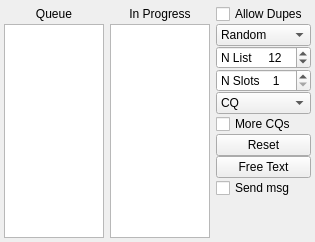
                  <widget class="QWidget" name="tab_3">
                  <attribute name="title">
                    <string>Advanced</string>
                   </attribute>
                   <layout class="QGridLayout" name="gridLayout_11" columnstretch="1">
                    <property name="leftMargin">
                     <number>4</number>
                    </property>
                    <property name="topMargin">
                     <number>4</number>
                    </property>
                    <property name="rightMargin">
                     <number>4</number>
                    </property>
                    <property name="bottomMargin">
                     <number>4</number>
                    </property>
                    <property name="horizontalSpacing">
                     <number>4</number>
                    </property>
                    <item row="0" column="0" rowspan="2">
                     <layout class="QGridLayout" name="gridLayout" columnstretch="2,2,1">
                      <property name="topMargin">
                       <number>0</number>
                      </property>
                      <property name="horizontalSpacing">
                       <number>6</number>
                      </property>
                      <item row="8" column="2">
                       <widget class="QCheckBox" name="cbSendMsg">
                        <property name="toolTip">
                         <string>&lt;html&gt;&lt;head/&gt;&lt;body&gt;&lt;p&gt;Transmit free text message at the next opportunity.&lt;/p&gt;&lt;/body&gt;&lt;/html&gt;</string>
                        </property>
                        <property name="text">
                         <string>Send msg</string>
                        </property>
                       </widget>
                      </item>
                      <item row="7" column="2">
                       <widget class="QPushButton" name="pbFreeText">
                        <property name="toolTip">
                         <string>&lt;html&gt;&lt;head/&gt;&lt;body&gt;&lt;p&gt;Enter a free text message.&lt;/p&gt;&lt;/body&gt;&lt;/html&gt;</string>
                        </property>
                        <property name="text">
                         <string>Free Text</string>
                        </property>
                       </widget>
                      </item>
                      <item row="4" column="2">
                       <widget class="QComboBox" name="comboBoxCQ">
                        <property name="toolTip">
                         <string>&lt;html&gt;&lt;head/&gt;&lt;body&gt;&lt;p&gt;Select a specific CQ message.&lt;/p&gt;&lt;/body&gt;&lt;/html&gt;</string>
                        </property>
                        <property name="currentText">
                         <string>CQ</string>
                        </property>
                        <item>
                         <property name="text">
                          <string>CQ</string>
                         </property>
                        </item>
                        <item>
                         <property name="text">
                          <string>CQ AF</string>
                         </property>
                        </item>
                        <item>
                         <property name="text">
                          <string>CQ AN</string>
                         </property>
                        </item>
                        <item>
                         <property name="text">
                          <string>CQ AS</string>
                         </property>
                        </item>
                        <item>
                         <property name="text">
                          <string>CQ EU</string>
                         </property>
                        </item>
                        <item>
                         <property name="text">
                          <string>CQ NA</string>
                         </property>
                        </item>
                        <item>
                         <property name="text">
                          <string>CQ OC</string>
                         </property>
                        </item>
                        <item>
                         <property name="text">
                          <string>CQ SA</string>
                         </property>
                        </item>
                        <item>
                         <property name="text">
                          <string>CQ 0</string>
                         </property>
                        </item>
                        <item>
                         <property name="text">
                          <string>CQ 1</string>
                         </property>
                        </item>
                        <item>
                         <property name="text">
                          <string>CQ 2</string>
                         </property>
                        </item>
                        <item>
                         <property name="text">
                          <string>CQ 3</string>
                         </property>
                        </item>
                        <item>
                         <property name="text">
                          <string>CQ 4</string>
                         </property>
                        </item>
                        <item>
                         <property name="text">
                          <string>CQ 5</string>
                         </property>
                        </item>
                        <item>
                         <property name="text">
                          <string>CQ 6</string>
                         </property>
                        </item>
                        <item>
                         <property name="text">
                          <string>CQ 7</string>
                         </property>
                        </item>
                        <item>
                         <property name="text">
                          <string>CQ 8</string>
                         </property>
                        </item>
                        <item>
                         <property name="text">
                          <string>CQ 9</string>
                         </property>
                        </item>
                       </widget>
                      </item>
                      <item row="0" column="0">
                       <widget class="QLabel" name="label_queue">
                        <property name="font">
                         <font>
                          <pointsize>9</pointsize>
                         </font>
                        </property>
                        <property name="text">
                         <string>Queue</string>
                        </property>
                        <property name="alignment">
                         <set>Qt::AlignCenter</set>
                        </property>
                       </widget>
                      </item>
                      <item row="0" column="2">
                       <widget class="QCheckBox" name="cbWorkDupes">
                        <property name="text">
                         <string>Allow Dupes</string>
                        </property>
                       </widget>
                      </item>
                      <item row="6" column="2">
                       <widget class="QPushButton" name="pbFoxReset">
                        <property name="toolTip">
                         <string>&lt;html&gt;&lt;head/&gt;&lt;body&gt;&lt;p&gt;Clear all queues.&lt;/p&gt;&lt;/body&gt;&lt;/html&gt;</string>
                        </property>
                        <property name="text">
                         <string>Reset</string>
                        </property>
                       </widget>
                      </item>
                      <item row="2" column="2">
                       <widget class="QSpinBox" name="sbNlist">
                        <property name="sizePolicy">
                         <sizepolicy hsizetype="Expanding" vsizetype="Fixed">
                          <horstretch>0</horstretch>
                          <verstretch>0</verstretch>
                         </sizepolicy>
                        </property>
                        <property name="maximumSize">
                         <size>
                          <width>16777215</width>
                          <height>16777215</height>
                         </size>
                        </property>
                        <property name="toolTip">
                         <string>&lt;html&gt;&lt;head/&gt;&lt;body&gt;&lt;p&gt;Maximum number of callsigns to be displayed in the queue.&lt;/p&gt;&lt;/body&gt;&lt;/html&gt;</string>
                        </property>
                        <property name="prefix">
                         <string>N List     </string>
                        </property>
                        <property name="minimum">
                         <number>5</number>
                        </property>
                        <property name="maximum">
                         <number>100</number>
                        </property>
                        <property name="value">
                         <number>12</number>
                        </property>
                       </widget>
                      </item>
                      <item row="1" column="2">
                       <widget class="QComboBox" name="comboBoxHoundSort">
                        <property name="sizePolicy">
                         <sizepolicy hsizetype="Expanding" vsizetype="Fixed">
                          <horstretch>0</horstretch>
                          <verstretch>0</verstretch>
                         </sizepolicy>
                        </property>
                        <property name="maximumSize">
                         <size>
                          <width>16777215</width>
                          <height>16777215</height>
                         </size>
                        </property>
                        <property name="toolTip">
                         <string>&lt;html&gt;&lt;head/&gt;&lt;body&gt;&lt;p&gt;Select a desired sort order for callsigns in the queue.&lt;/p&gt;&lt;/body&gt;&lt;/html&gt;</string>
                        </property>
                        <property name="currentText">
                         <string>Random</string>
                        </property>
                        <property name="maxVisibleItems">
                         <number>8</number>
                        </property>
                        <item>
                         <property name="text">
                          <string>Random</string>
                         </property>
                        </item>
                        <item>
                         <property name="text">
                          <string>Call</string>
                         </property>
                        </item>
                        <item>
                         <property name="text">
                          <string>Grid</string>
                         </property>
                        </item>
                        <item>
                         <property name="text">
                          <string>S/N (dB)</string>
                         </property>
                        </item>
                        <item>
                         <property name="text">
                          <string>Distance</string>
                         </property>
                        </item>
                        <item>
                         <property name="text">
                          <string>Age</string>
                         </property>
                        </item>
                        <item>
                         <property name="text">
                          <string>Continent</string>
                         </property>
                        </item>
                        <item>
                         <property name="text">
                          <string>Score</string>
                         </property>
                        </item>
                       </widget>
                      </item>
                      <item row="5" column="2">
                       <widget class="QCheckBox" name="cbMoreCQs">
                        <property name="toolTip">
                         <string>&lt;html&gt;&lt;head/&gt;&lt;body&gt;&lt;p&gt;Include a CQ message along with other messages.&lt;/p&gt;&lt;/body&gt;&lt;/html&gt;</string>
                        </property>
                        <property name="text">
                         <string>More CQs</string>
                        </property>
                       </widget>
                      </item>
                      <item row="0" column="1">
                       <widget class="QLabel" name="label_inProcess">
                        <property name="text">
                         <string>In Progress</string>
                        </property>
                        <property name="alignment">
                         <set>Qt::AlignCenter</set>
                        </property>
                       </widget>
                      </item>
                      <item row="3" column="2">
                       <widget class="QSpinBox" name="sbNslots">
                        <property name="sizePolicy">
                         <sizepolicy hsizetype="Expanding" vsizetype="Fixed">
                          <horstretch>0</horstretch>
                          <verstretch>0</verstretch>
                         </sizepolicy>
                        </property>
                        <property name="maximumSize">
                         <size>
                          <width>16777215</width>
                          <height>16777215</height>
                         </size>
                        </property>
                        <property name="toolTip">
                         <string>&lt;html&gt;&lt;head/&gt;&lt;body&gt;&lt;p&gt;Maximum number of concurrent streams for Fox transmissions.&lt;/p&gt;&lt;/body&gt;&lt;/html&gt;</string>
                        </property>
                        <property name="suffix">
                         <string/>
                        </property>
                        <property name="prefix">
                         <string>N Slots    </string>
                        </property>
                        <property name="minimum">
                         <number>1</number>
                        </property>
                        <property name="maximum">
                         <number>5</number>
                        </property>
                        <property name="value">
                         <number>1</number>
                        </property>
                        <property name="displayIntegerBase">
                         <number>10</number>
                        </property>
                       </widget>
                      </item>
                      <item row="9" column="2">
                       <spacer name="verticalSpacer">
                        <property name="orientation">
                         <enum>Qt::Vertical</enum>
                        </property>
                        <property name="sizeHint" stdset="0">
                         <size>
                          <width>20</width>
                          <height>40</height>
                         </size>
                        </property>
                       </spacer>
                      </item>
                      <item row="1" column="1" rowspan="9">
                       <widget class="DisplayText" name="foxTxListTextBrowser">
                        <property name="enabled">
                         <bool>true</bool>
                        </property>
                        <property name="sizePolicy">
                         <sizepolicy hsizetype="MinimumExpanding" vsizetype="Expanding">
                          <horstretch>0</horstretch>
                          <verstretch>0</verstretch>
                         </sizepolicy>
                        </property>
                        <property name="maximumSize">
                         <size>
                          <width>16777215</width>
                          <height>16777215</height>
                         </size>
                        </property>
                        <property name="sizeAdjustPolicy">
                         <enum>QAbstractScrollArea::AdjustToContentsOnFirstShow</enum>
                        </property>
                       </widget>
                      </item>
                      <item row="1" column="0" rowspan="9">
                       <widget class="DisplayText" name="houndQueueTextBrowser">
                        <property name="sizePolicy">
                         <sizepolicy hsizetype="MinimumExpanding" vsizetype="Expanding">
                          <horstretch>0</horstretch>
                          <verstretch>0</verstretch>
                         </sizepolicy>
                        </property>
                        <property name="maximumSize">
                         <size>
                          <width>16777215</width>
                          <height>16777215</height>
                         </size>
                        </property>
                        <property name="sizeAdjustPolicy">
                         <enum>QAbstractScrollArea::AdjustToContentsOnFirstShow</enum>
                        </property>
                       </widget>
                      </item>
                     </layout>
                    </item>
                   </layout>
                  </widget>
